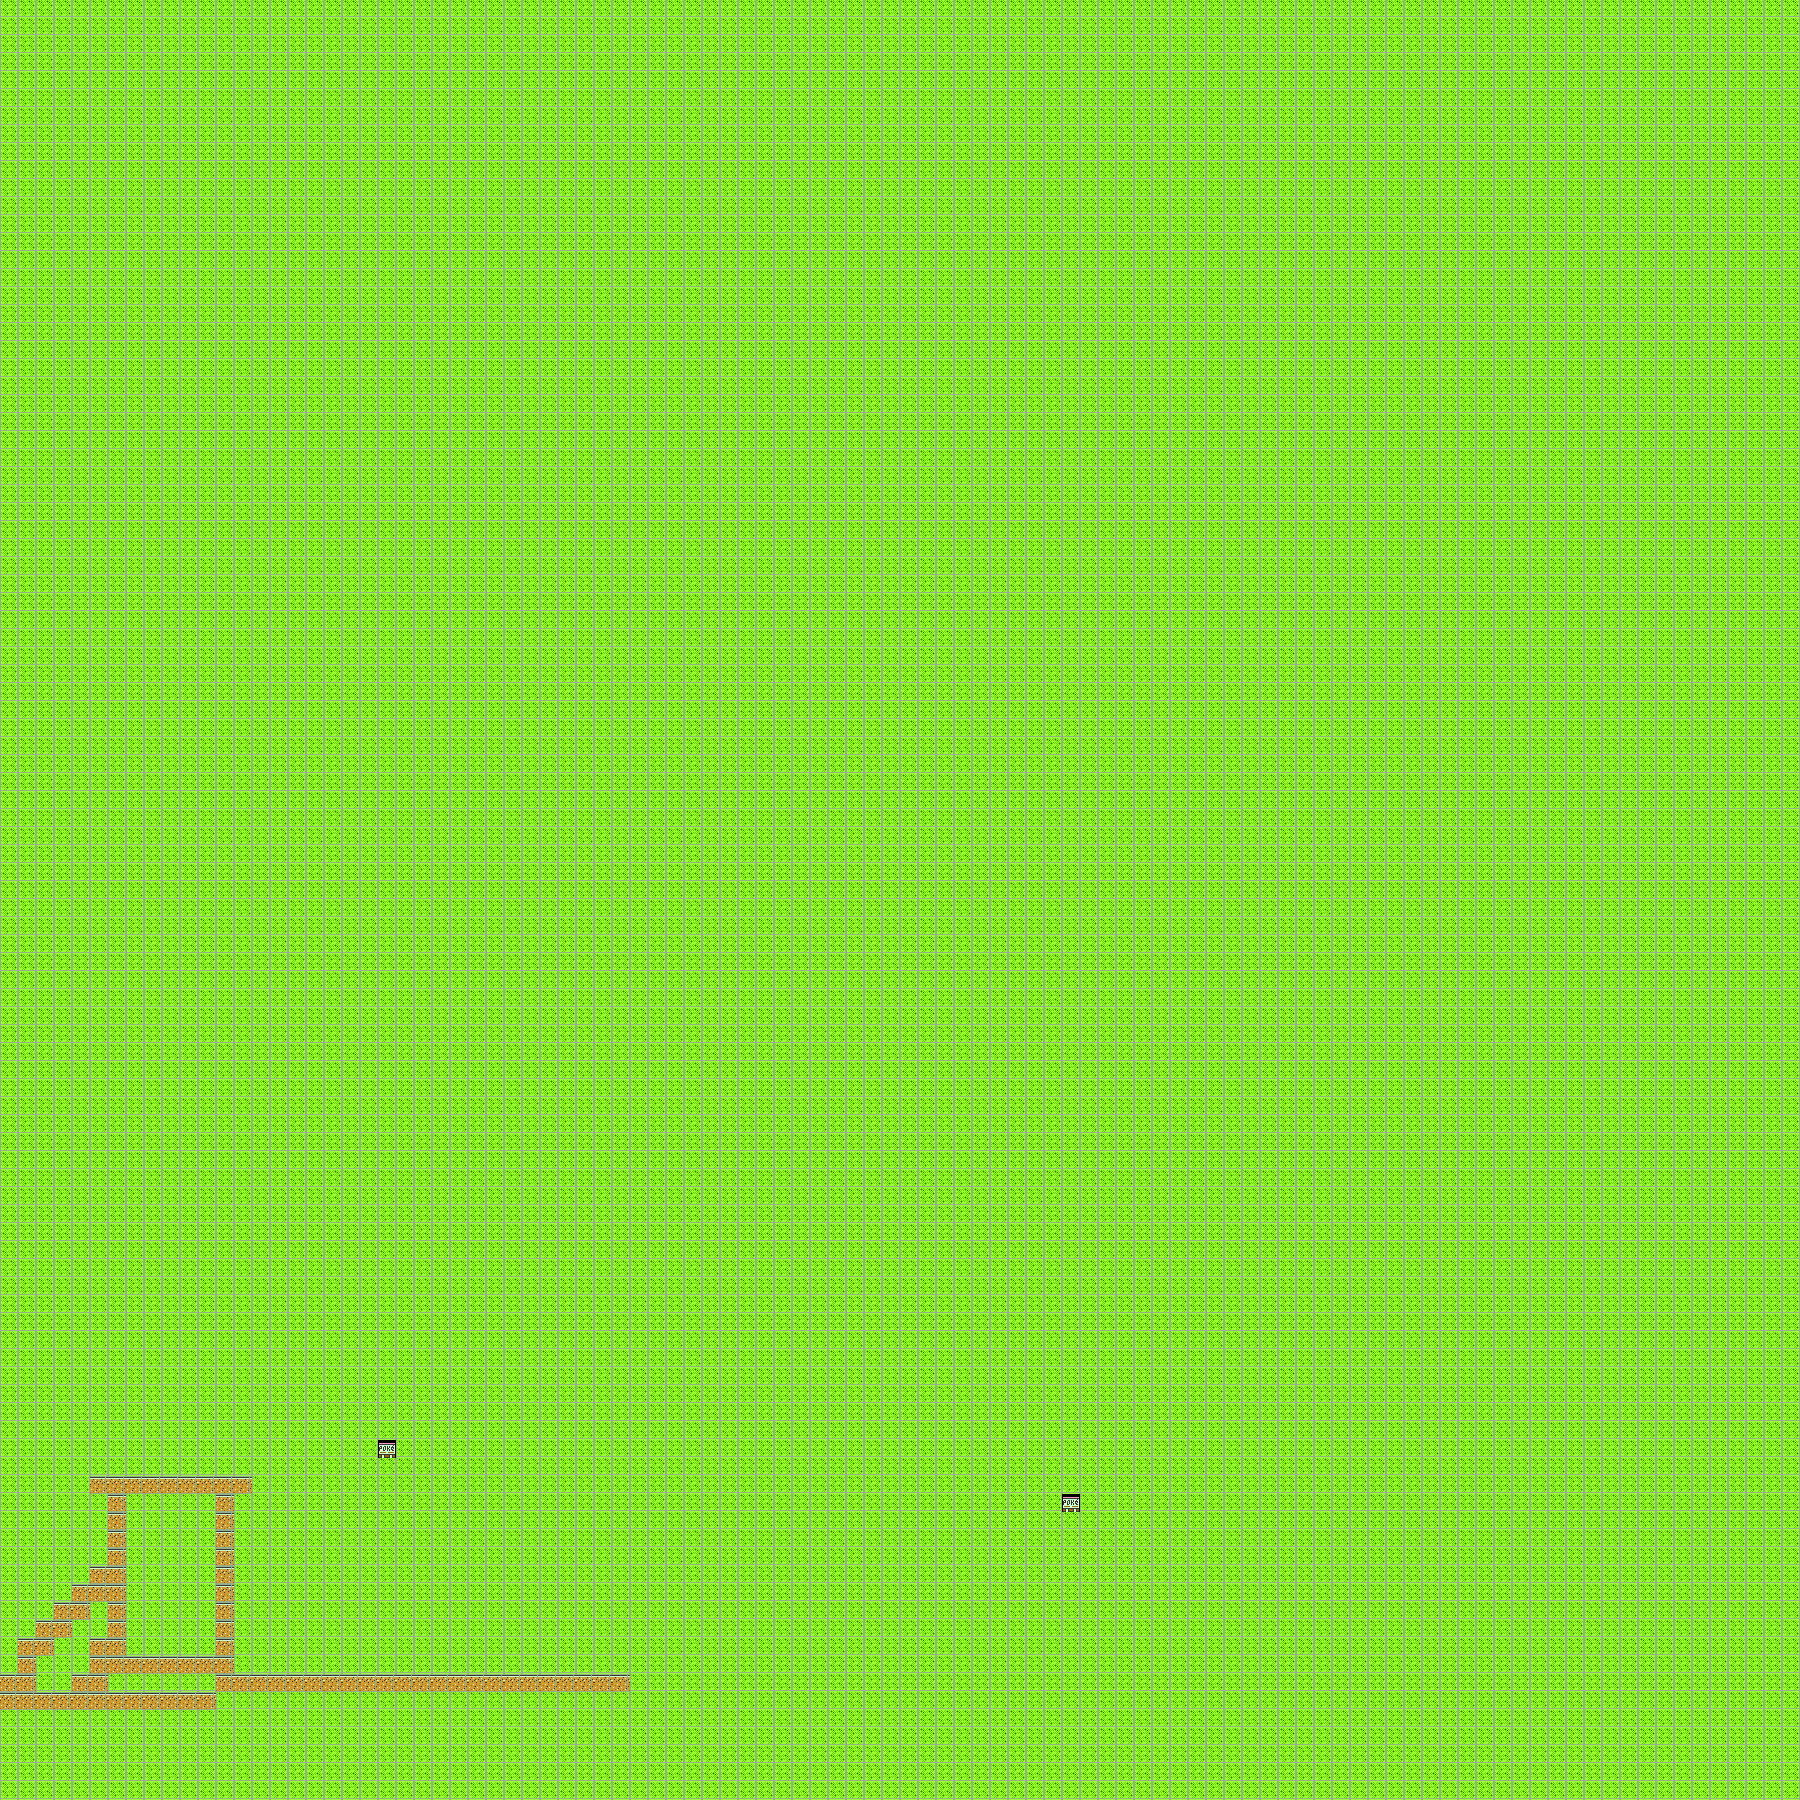

This game map was drawn from its Tiled (.tmx) file and the tilesets committed beside it. A one-line description and the trimmed map source follow:
An orthogonal 100x100 tile map with 18x18 px tiles, 1 tile layer (Tile Layer 1), 2 tilesets.

<map version="1.0" orientation="orthogonal" width="100" height="100" tilewidth="18" tileheight="18">
 <tileset firstgid="1" name="Game Boy - Pokemon GoldSilver - Tiles" tilewidth="18" tileheight="18">
  <image source="Game Boy - Pokemon GoldSilver - Tiles.png" width="343" height="410" />
  <tile id="1">
   <properties>
    <property name="blocked" value="" />
   </properties>
  </tile>
  <tile id="2">
   <properties>
    <property name="blocked" value="" />
   </properties>
  </tile>
  <tile id="3">
   <properties>
    <property name="blocked" value="" />
   </properties>
  </tile>
  <tile id="20">
   <properties>
    <property name="blocked" value="" />
   </properties>
  </tile>
  <tile id="21">
   <properties>
    <property name="blocked" value="" />
   </properties>
  </tile>
  <tile id="22">
   <properties>
    <property name="blocked" value="" />
   </properties>
  </tile>
  <tile id="77">
   <properties>
    <property name="map" value="map2.tmx" />
    <property name="x" value="5" />
    <property name="y" value="7" />
   </properties>
  </tile>
 </tileset>
 <tileset firstgid="419" name="Game Boy - Pokemon GoldSilver - Tiles" tilewidth="16" tileheight="16" spacing="1" margin="1">
  <tileoffset x="1" y="1" />
  <image source="Game Boy - Pokemon GoldSilver - Tiles.png" width="343" height="410" />
  <tile id="81">
   <properties>
    <property name="map" value="map2.tmx" />
    <property name="x" value="5" />
    <property name="y" value="15" />
   </properties>
  </tile>
 </tileset>
 <layer name="Tile Layer 1" width="100" height="100">
  <data>[10000 cells, 10000 non-empty, 3 distinct tile ids]</data>
 </layer>
</map>
